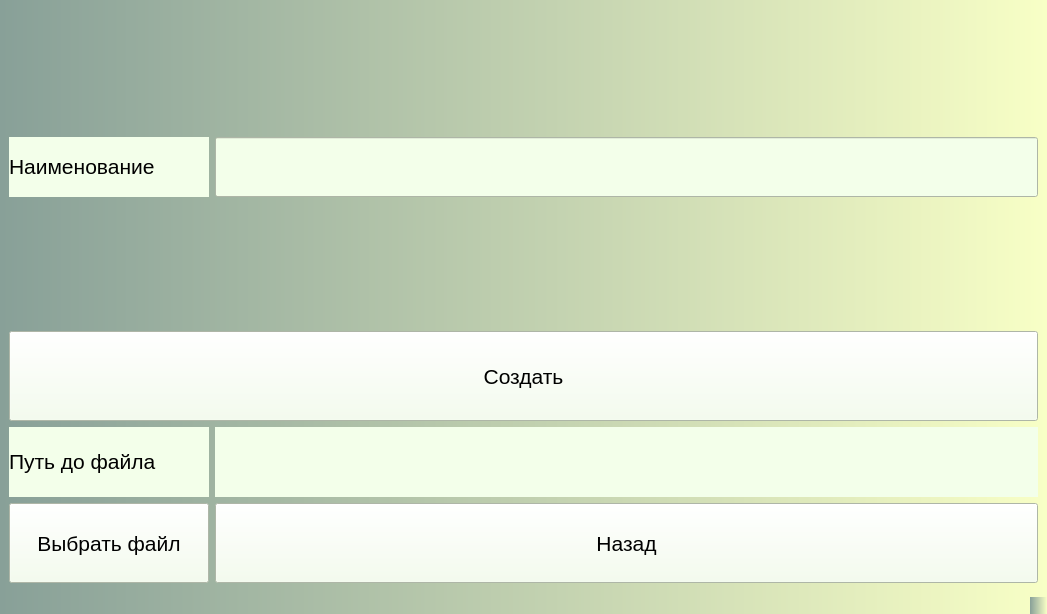
<?xml version="1.0" encoding="UTF-8"?>
<ui version="4.0">
 <class>CreateGOST</class>
 <widget class="QMainWindow" name="CreateGOST">
  <property name="geometry">
   <rect>
    <x>0</x>
    <y>0</y>
    <width>1047</width>
    <height>614</height>
   </rect>
  </property>
  <property name="windowTitle">
   <string>MainWindow</string>
  </property>
  <property name="styleSheet">
   <string notr="true">background:qlineargradient(spread:repeat, x1:0, y1:0, x2:1, y2:0, stop:0 rgba(83, 160, 81, 255), stop:1 rgba(255, 120, 161, 255))qlineargradient(spread:repeat, x1:0, y1:0, x2:1, y2:0, stop:0 rgba(136, 160, 152, 255), stop:1 rgba(248, 255, 198, 255))</string>
  </property>
  <widget class="QWidget" name="centralwidget">
   <layout class="QGridLayout" name="gridLayout_2">
    <item row="1" column="0">
     <widget class="QLabel" name="label_4">
      <property name="minimumSize">
       <size>
        <width>200</width>
        <height>60</height>
       </size>
      </property>
      <property name="styleSheet">
       <string notr="true">background:rgb(243, 255, 234);
font-size:16pt</string>
      </property>
      <property name="text">
       <string>&lt;html&gt;&lt;head/&gt;&lt;body&gt;&lt;p&gt;&lt;span style=&quot; font-size:16pt;&quot;&gt;Наименование&lt;/span&gt;&lt;/p&gt;&lt;/body&gt;&lt;/html&gt;</string>
      </property>
     </widget>
    </item>
    <item row="4" column="0">
     <spacer name="verticalSpacer">
      <property name="orientation">
       <enum>Qt::Vertical</enum>
      </property>
      <property name="sizeHint" stdset="0">
       <size>
        <width>20</width>
        <height>40</height>
       </size>
      </property>
     </spacer>
    </item>
    <item row="5" column="0" colspan="2">
     <widget class="QPushButton" name="pushButtonCreate">
      <property name="minimumSize">
       <size>
        <width>0</width>
        <height>90</height>
       </size>
      </property>
      <property name="styleSheet">
       <string notr="true">background:rgb(243, 255, 234);
font-size:16pt</string>
      </property>
      <property name="text">
       <string>Создать</string>
      </property>
     </widget>
    </item>
    <item row="0" column="0">
     <spacer name="verticalSpacer_2">
      <property name="orientation">
       <enum>Qt::Vertical</enum>
      </property>
      <property name="sizeHint" stdset="0">
       <size>
        <width>20</width>
        <height>40</height>
       </size>
      </property>
     </spacer>
    </item>
    <item row="6" column="0" colspan="2">
     <layout class="QGridLayout" name="gridLayout">
      <item row="1" column="1">
       <widget class="QPushButton" name="pushButtonBack">
        <property name="minimumSize">
         <size>
          <width>286</width>
          <height>80</height>
         </size>
        </property>
        <property name="styleSheet">
         <string notr="true">background:rgb(243, 255, 234);
font-size:16pt</string>
        </property>
        <property name="text">
         <string>Назад</string>
        </property>
       </widget>
      </item>
      <item row="0" column="1">
       <widget class="QLabel" name="label_3">
        <property name="minimumSize">
         <size>
          <width>0</width>
          <height>70</height>
         </size>
        </property>
        <property name="styleSheet">
         <string notr="true">background:rgb(243, 255, 234);
font-size:16pt</string>
        </property>
        <property name="text">
         <string/>
        </property>
       </widget>
      </item>
      <item row="1" column="0">
       <widget class="QPushButton" name="pushButtonSelectFile">
        <property name="minimumSize">
         <size>
          <width>0</width>
          <height>80</height>
         </size>
        </property>
        <property name="styleSheet">
         <string notr="true">background:rgb(243, 255, 234);
font-size:16pt</string>
        </property>
        <property name="text">
         <string>Выбрать файл</string>
        </property>
       </widget>
      </item>
      <item row="0" column="0">
       <widget class="QLabel" name="label_2">
        <property name="minimumSize">
         <size>
          <width>200</width>
          <height>50</height>
         </size>
        </property>
        <property name="maximumSize">
         <size>
          <width>150</width>
          <height>16777215</height>
         </size>
        </property>
        <property name="styleSheet">
         <string notr="true">background:rgb(243, 255, 234);
font-size:16pt</string>
        </property>
        <property name="text">
         <string>&lt;html&gt;&lt;head/&gt;&lt;body&gt;&lt;p&gt;&lt;span style=&quot; font-size:16pt;&quot;&gt;Путь до файла&lt;/span&gt;&lt;/p&gt;&lt;/body&gt;&lt;/html&gt;</string>
        </property>
       </widget>
      </item>
     </layout>
    </item>
    <item row="1" column="1">
     <widget class="QLineEdit" name="lineEdit">
      <property name="minimumSize">
       <size>
        <width>0</width>
        <height>60</height>
       </size>
      </property>
      <property name="styleSheet">
       <string notr="true">background:rgb(243, 255, 234);
font-size:16pt</string>
      </property>
     </widget>
    </item>
   </layout>
  </widget>
  <widget class="QMenuBar" name="menubar">
   <property name="geometry">
    <rect>
     <x>0</x>
     <y>0</y>
     <width>1047</width>
     <height>21</height>
    </rect>
   </property>
  </widget>
  <widget class="QStatusBar" name="statusbar"/>
 </widget>
 <resources/>
 <connections/>
</ui>
